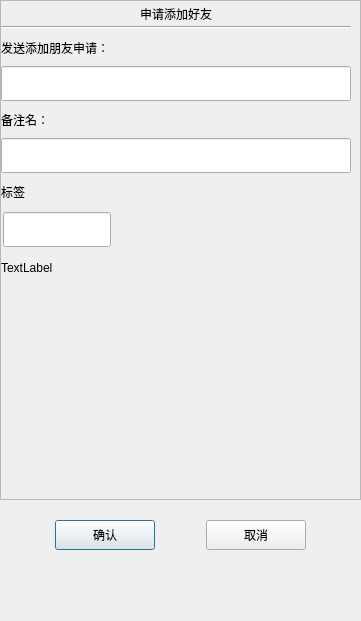
<?xml version="1.0" encoding="UTF-8"?>
<ui version="4.0">
 <class>ApplyFriend</class>
 <widget class="QDialog" name="ApplyFriend">
  <property name="geometry">
   <rect>
    <x>0</x>
    <y>0</y>
    <width>361</width>
    <height>621</height>
   </rect>
  </property>
  <property name="minimumSize">
   <size>
    <width>361</width>
    <height>621</height>
   </size>
  </property>
  <property name="maximumSize">
   <size>
    <width>361</width>
    <height>621</height>
   </size>
  </property>
  <property name="windowTitle">
   <string>Dialog</string>
  </property>
  <layout class="QVBoxLayout" name="verticalLayout">
   <property name="spacing">
    <number>0</number>
   </property>
   <property name="leftMargin">
    <number>0</number>
   </property>
   <property name="topMargin">
    <number>0</number>
   </property>
   <property name="rightMargin">
    <number>0</number>
   </property>
   <property name="bottomMargin">
    <number>0</number>
   </property>
   <item>
    <widget class="QScrollArea" name="scrollArea">
     <property name="minimumSize">
      <size>
       <width>0</width>
       <height>500</height>
      </size>
     </property>
     <property name="widgetResizable">
      <bool>true</bool>
     </property>
     <widget class="QWidget" name="scrollcontent">
      <property name="geometry">
       <rect>
        <x>0</x>
        <y>0</y>
        <width>359</width>
        <height>498</height>
       </rect>
      </property>
      <layout class="QVBoxLayout" name="verticalLayout_2">
       <property name="spacing">
        <number>0</number>
       </property>
       <property name="leftMargin">
        <number>0</number>
       </property>
       <property name="topMargin">
        <number>0</number>
       </property>
       <item>
        <widget class="QLabel" name="apply_lb">
         <property name="minimumSize">
          <size>
           <width>0</width>
           <height>25</height>
          </size>
         </property>
         <property name="maximumSize">
          <size>
           <width>16777215</width>
           <height>25</height>
          </size>
         </property>
         <property name="text">
          <string>申请添加好友</string>
         </property>
         <property name="alignment">
          <set>Qt::AlignmentFlag::AlignCenter</set>
         </property>
        </widget>
       </item>
       <item>
        <widget class="QWidget" name="apply_wid" native="true">
         <layout class="QVBoxLayout" name="verticalLayout_3">
          <property name="leftMargin">
           <number>0</number>
          </property>
          <property name="topMargin">
           <number>0</number>
          </property>
          <property name="rightMargin">
           <number>0</number>
          </property>
          <property name="bottomMargin">
           <number>0</number>
          </property>
          <item>
           <widget class="Line" name="line">
            <property name="orientation">
             <enum>Qt::Orientation::Horizontal</enum>
            </property>
           </widget>
          </item>
          <item>
           <widget class="QLabel" name="label">
            <property name="minimumSize">
             <size>
              <width>0</width>
              <height>25</height>
             </size>
            </property>
            <property name="maximumSize">
             <size>
              <width>16777215</width>
              <height>25</height>
             </size>
            </property>
            <property name="text">
             <string>发送添加朋友申请：</string>
            </property>
           </widget>
          </item>
          <item>
           <widget class="CustomizeEdit" name="name_ed">
            <property name="minimumSize">
             <size>
              <width>0</width>
              <height>35</height>
             </size>
            </property>
            <property name="maximumSize">
             <size>
              <width>16777215</width>
              <height>35</height>
             </size>
            </property>
           </widget>
          </item>
          <item>
           <widget class="QLabel" name="label_2">
            <property name="minimumSize">
             <size>
              <width>0</width>
              <height>25</height>
             </size>
            </property>
            <property name="maximumSize">
             <size>
              <width>16777215</width>
              <height>25</height>
             </size>
            </property>
            <property name="text">
             <string>备注名：</string>
            </property>
           </widget>
          </item>
          <item>
           <widget class="CustomizeEdit" name="back_ed">
            <property name="minimumSize">
             <size>
              <width>0</width>
              <height>35</height>
             </size>
            </property>
            <property name="maximumSize">
             <size>
              <width>16777215</width>
              <height>35</height>
             </size>
            </property>
           </widget>
          </item>
          <item>
           <widget class="QLabel" name="label_3">
            <property name="minimumSize">
             <size>
              <width>0</width>
              <height>25</height>
             </size>
            </property>
            <property name="maximumSize">
             <size>
              <width>16777215</width>
              <height>25</height>
             </size>
            </property>
            <property name="text">
             <string>标签</string>
            </property>
           </widget>
          </item>
          <item>
           <widget class="QWidget" name="lb_group_wid" native="true">
            <property name="minimumSize">
             <size>
              <width>0</width>
              <height>50</height>
             </size>
            </property>
            <property name="maximumSize">
             <size>
              <width>16777215</width>
              <height>16777215</height>
             </size>
            </property>
            <layout class="QVBoxLayout" name="verticalLayout_4">
             <property name="spacing">
              <number>0</number>
             </property>
             <property name="leftMargin">
              <number>0</number>
             </property>
             <property name="topMargin">
              <number>0</number>
             </property>
             <property name="rightMargin">
              <number>0</number>
             </property>
             <property name="bottomMargin">
              <number>0</number>
             </property>
             <item>
              <widget class="QWidget" name="gridWidget" native="true">
               <property name="minimumSize">
                <size>
                 <width>0</width>
                 <height>40</height>
                </size>
               </property>
               <property name="maximumSize">
                <size>
                 <width>16777215</width>
                 <height>40</height>
                </size>
               </property>
               <widget class="CustomizeEdit" name="lb_ed">
                <property name="geometry">
                 <rect>
                  <x>2</x>
                  <y>2</y>
                  <width>108</width>
                  <height>35</height>
                 </rect>
                </property>
                <property name="maximumSize">
                 <size>
                  <width>16777215</width>
                  <height>35</height>
                 </size>
                </property>
               </widget>
              </widget>
             </item>
             <item>
              <widget class="QWidget" name="input_tip_wid" native="true">
               <property name="minimumSize">
                <size>
                 <width>0</width>
                 <height>35</height>
                </size>
               </property>
               <property name="maximumSize">
                <size>
                 <width>16777215</width>
                 <height>35</height>
                </size>
               </property>
               <layout class="QVBoxLayout" name="verticalLayout_5">
                <property name="spacing">
                 <number>0</number>
                </property>
                <property name="leftMargin">
                 <number>0</number>
                </property>
                <property name="topMargin">
                 <number>0</number>
                </property>
                <property name="rightMargin">
                 <number>0</number>
                </property>
                <property name="bottomMargin">
                 <number>0</number>
                </property>
                <item>
                 <widget class="ClickedOnceLabel" name="tip_lb">
                  <property name="text">
                   <string>TextLabel</string>
                  </property>
                 </widget>
                </item>
               </layout>
              </widget>
             </item>
            </layout>
           </widget>
          </item>
          <item>
           <widget class="QWidget" name="widget" native="true">
            <property name="minimumSize">
             <size>
              <width>0</width>
              <height>60</height>
             </size>
            </property>
            <layout class="QHBoxLayout" name="horizontalLayout_2">
             <property name="spacing">
              <number>7</number>
             </property>
             <property name="leftMargin">
              <number>0</number>
             </property>
             <property name="topMargin">
              <number>0</number>
             </property>
             <property name="rightMargin">
              <number>0</number>
             </property>
             <property name="bottomMargin">
              <number>0</number>
             </property>
             <item>
              <widget class="QWidget" name="lb_list" native="true">
               <property name="minimumSize">
                <size>
                 <width>287</width>
                 <height>50</height>
                </size>
               </property>
               <property name="maximumSize">
                <size>
                 <width>287</width>
                 <height>16777215</height>
                </size>
               </property>
              </widget>
             </item>
             <item>
              <widget class="QWidget" name="more_lb_wid" native="true">
               <property name="minimumSize">
                <size>
                 <width>30</width>
                 <height>0</height>
                </size>
               </property>
               <property name="maximumSize">
                <size>
                 <width>30</width>
                 <height>16777215</height>
                </size>
               </property>
               <layout class="QVBoxLayout" name="verticalLayout_6">
                <property name="spacing">
                 <number>0</number>
                </property>
                <property name="leftMargin">
                 <number>2</number>
                </property>
                <property name="topMargin">
                 <number>0</number>
                </property>
                <property name="rightMargin">
                 <number>0</number>
                </property>
                <property name="bottomMargin">
                 <number>0</number>
                </property>
                <item>
                 <spacer name="verticalSpacer_4">
                  <property name="orientation">
                   <enum>Qt::Orientation::Vertical</enum>
                  </property>
                  <property name="sizeHint" stdset="0">
                   <size>
                    <width>20</width>
                    <height>40</height>
                   </size>
                  </property>
                 </spacer>
                </item>
                <item>
                 <widget class="ClickedOnceLabel" name="more_lb">
                  <property name="minimumSize">
                   <size>
                    <width>25</width>
                    <height>25</height>
                   </size>
                  </property>
                  <property name="maximumSize">
                   <size>
                    <width>25</width>
                    <height>25</height>
                   </size>
                  </property>
                  <property name="text">
                   <string/>
                  </property>
                  <property name="alignment">
                   <set>Qt::AlignmentFlag::AlignCenter</set>
                  </property>
                 </widget>
                </item>
                <item>
                 <spacer name="verticalSpacer_3">
                  <property name="orientation">
                   <enum>Qt::Orientation::Vertical</enum>
                  </property>
                  <property name="sizeHint" stdset="0">
                   <size>
                    <width>20</width>
                    <height>40</height>
                   </size>
                  </property>
                 </spacer>
                </item>
               </layout>
              </widget>
             </item>
            </layout>
           </widget>
          </item>
         </layout>
        </widget>
       </item>
      </layout>
     </widget>
    </widget>
   </item>
   <item>
    <spacer name="verticalSpacer">
     <property name="orientation">
      <enum>Qt::Orientation::Vertical</enum>
     </property>
     <property name="sizeType">
      <enum>QSizePolicy::Policy::Fixed</enum>
     </property>
     <property name="sizeHint" stdset="0">
      <size>
       <width>20</width>
       <height>10</height>
      </size>
     </property>
    </spacer>
   </item>
   <item>
    <widget class="QWidget" name="apply_sure_wid" native="true">
     <property name="minimumSize">
      <size>
       <width>0</width>
       <height>50</height>
      </size>
     </property>
     <layout class="QHBoxLayout" name="horizontalLayout">
      <item>
       <spacer name="horizontalSpacer">
        <property name="orientation">
         <enum>Qt::Orientation::Horizontal</enum>
        </property>
        <property name="sizeHint" stdset="0">
         <size>
          <width>40</width>
          <height>20</height>
         </size>
        </property>
       </spacer>
      </item>
      <item>
       <widget class="ClickedBtn" name="sure_btn">
        <property name="minimumSize">
         <size>
          <width>100</width>
          <height>30</height>
         </size>
        </property>
        <property name="maximumSize">
         <size>
          <width>100</width>
          <height>30</height>
         </size>
        </property>
        <property name="text">
         <string>确认</string>
        </property>
       </widget>
      </item>
      <item>
       <spacer name="horizontalSpacer_3">
        <property name="orientation">
         <enum>Qt::Orientation::Horizontal</enum>
        </property>
        <property name="sizeHint" stdset="0">
         <size>
          <width>40</width>
          <height>20</height>
         </size>
        </property>
       </spacer>
      </item>
      <item>
       <widget class="ClickedBtn" name="cancel_btn">
        <property name="minimumSize">
         <size>
          <width>100</width>
          <height>30</height>
         </size>
        </property>
        <property name="maximumSize">
         <size>
          <width>100</width>
          <height>30</height>
         </size>
        </property>
        <property name="text">
         <string>取消</string>
        </property>
       </widget>
      </item>
      <item>
       <spacer name="horizontalSpacer_2">
        <property name="orientation">
         <enum>Qt::Orientation::Horizontal</enum>
        </property>
        <property name="sizeHint" stdset="0">
         <size>
          <width>40</width>
          <height>20</height>
         </size>
        </property>
       </spacer>
      </item>
     </layout>
    </widget>
   </item>
   <item>
    <spacer name="verticalSpacer_2">
     <property name="orientation">
      <enum>Qt::Orientation::Vertical</enum>
     </property>
     <property name="sizeHint" stdset="0">
      <size>
       <width>20</width>
       <height>40</height>
      </size>
     </property>
    </spacer>
   </item>
  </layout>
 </widget>
 <customwidgets>
  <customwidget>
   <class>ClickedBtn</class>
   <extends>QPushButton</extends>
   <header location="global">clickedbtn.h</header>
  </customwidget>
  <customwidget>
   <class>CustomizeEdit</class>
   <extends>QLineEdit</extends>
   <header location="global">customizeedit.h</header>
  </customwidget>
  <customwidget>
   <class>ClickedOnceLabel</class>
   <extends>QLabel</extends>
   <header location="global">clickedoncelabel.h</header>
  </customwidget>
 </customwidgets>
 <resources/>
 <connections/>
</ui>
